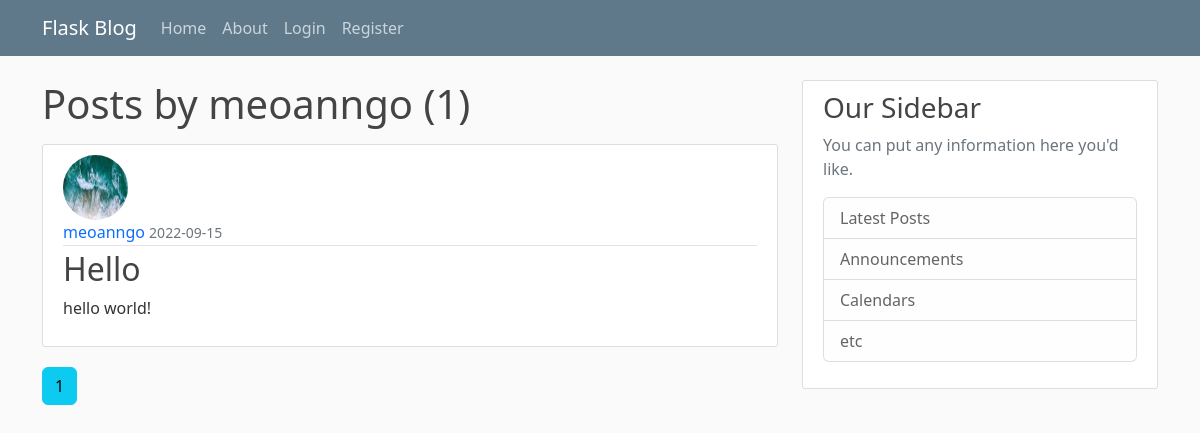
The page /user/meoanngo on the database as committed earlier.
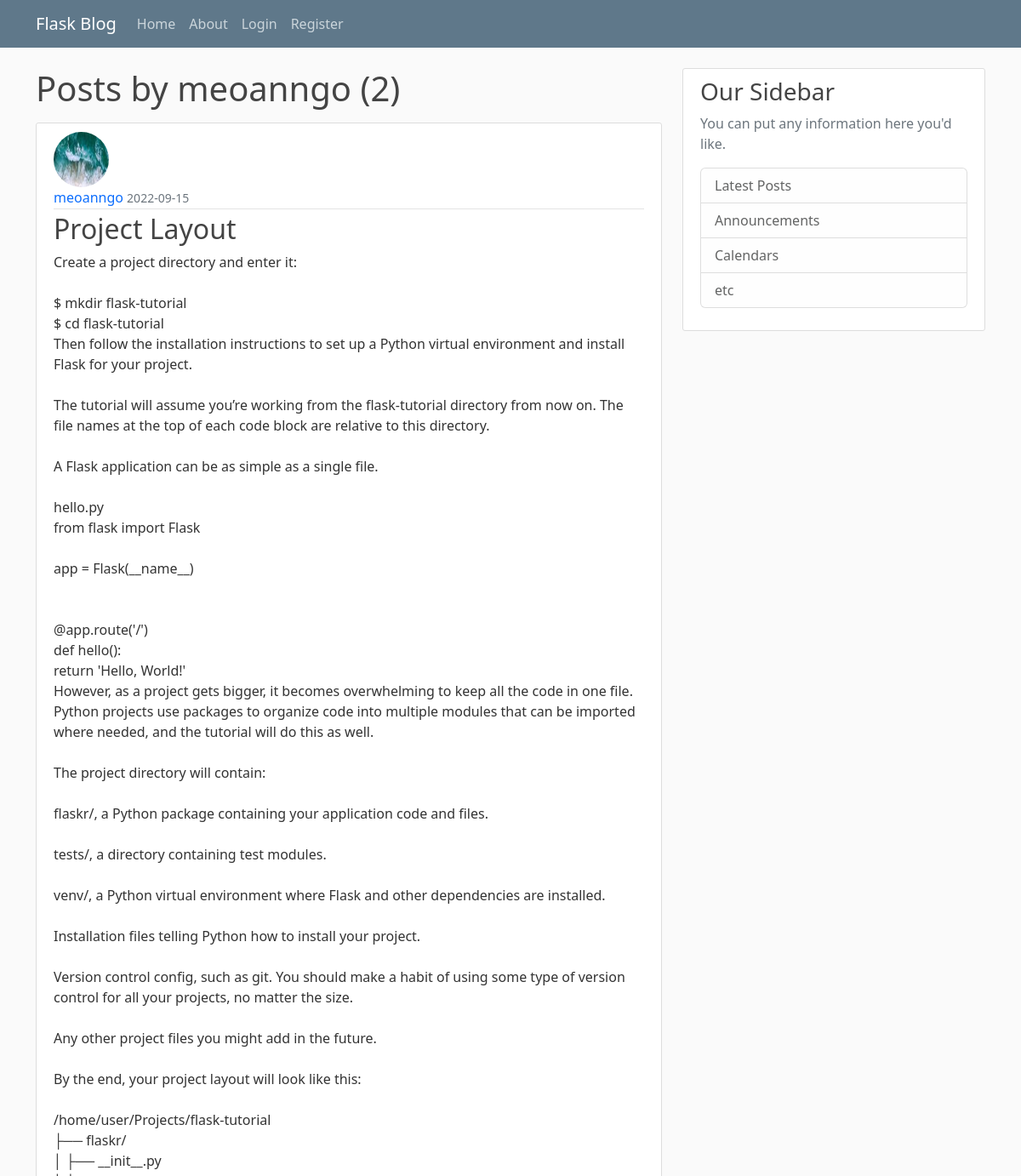
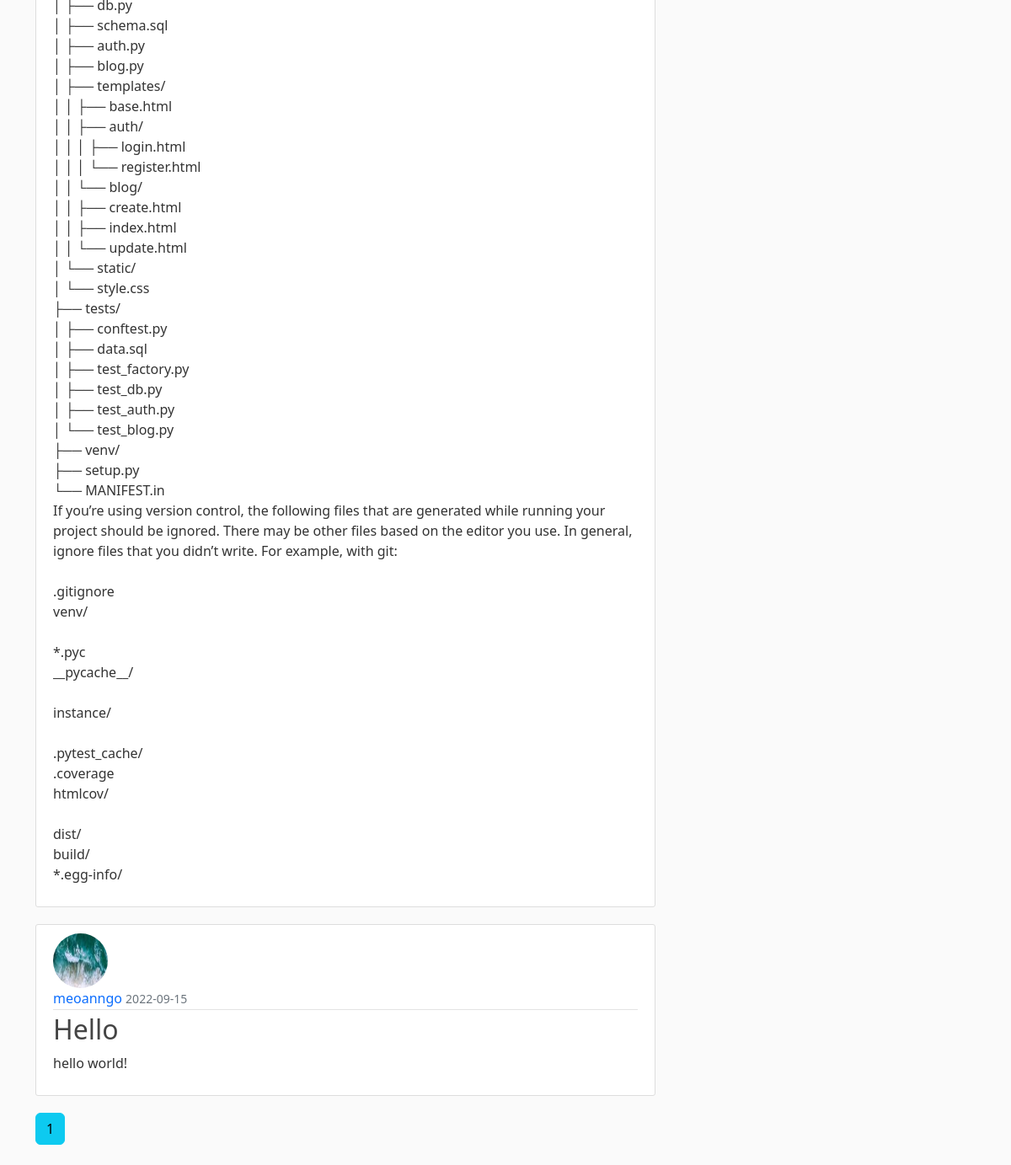
The same page on the database as committed later (2 pictures, top to bottom).
### flaskblog/models.py (models this page shows, shortened)
class User(db.Model, UserMixin):
    id = db.Column(db.Integer, primary_key=True)
    username = db.Column(db.String(20), unique=True, nullable=False)
    email = db.Column(db.String(120), unique=True, nullable=False)
    image_file = db.Column(db.String(20), nullable=False, default="default.jpg")
    password = db.Column(db.String(60), nullable=False)
    posts = db.relationship('Post', backref='author', lazy=True)

class Post(db.Model):
    id = db.Column(db.Integer, primary_key=True)
    title = db.Column(db.String(100), nullable=False)
    date_posted = db.Column(db.DateTime, nullable=False, default=datetime.utcnow)
    content = db.Column(db.Text, nullable=False)
    user_id = db.Column(db.Integer, db.ForeignKey('user.id'), nullable=False)

### flaskblog/routes.py (the view)
@app.route("/user/<string:username>")
def user_posts(username):
    page = request.args.get('page', 1, type=int)
    user = User.query.filter_by(username=username).first_or_404()
    posts = Post.query.filter_by(author=user)\
        .order_by(Post.date_posted.desc())\
        .paginate(page=page, per_page=5)
    return render_template('user_posts.html', posts=posts, user=user)

### flaskblog/templates/user_posts.html
{% extends "layout.html" %}
{% block content %}
    <h1 class="mb-3">Posts by {{ user.username }} ({{ posts.total }})</h1>
    {% for post in posts.items %}
        <article class="media content-section">
          <img class="rounded-circle article-img" src="{{ url_for('static', filename='profile_pics/' + post.author.image_file) }}">
          <div class="media-body">
            <div class="article-metadata">
              <a class="mr-2" href="{{ url_for('user_posts', username=post.author.username) }}">{{ post.author.username }}</a>
              <small class="text-muted">{{ post.date_posted.strftime('%Y-%m-%d') }}</small>
            </div>
            <h2><a class="article-title" href="{{ url_for('post', post_id=post.id) }}">{{ post.title }}</a></h2>
            <p class="article-content">{{ post.content }}</p>
          </div>
        </article>
    {% endfor %}
    {% for page_num in posts.iter_pages(left_edge=1, right_edge=1, left_current=1, right_current=2) %}
      {% if page_num %}
        {% if posts.page == page_num %}
          <a class="btn btn-info mb-4" href="{{ url_for('user_posts', username=user.username, page=page_num) }}">{{ page_num }}</a>
        {% else %}
          <a class="btn btn-outline-info mb-4" href="{{ url_for('user_posts', username=user.username, page=page_num) }}">{{ page_num }}</a>
        {% endif %}
      {% else %}
        ...
      {% endif %}
    {% endfor %}
{% endblock content %}

### flaskblog/templates/layout.html (shortened to what this page needs)
<!DOCTYPE html>
<html>
<head>
  <link href="https://cdn.jsdelivr.net/npm/bootstrap@5.2.0/dist/css/bootstrap.min.css" rel="stylesheet"
>
  <link rel="stylesheet" type="text/css" href="{{ url_for('static', filename='main.css') }}">
</head>
<body>
  <header class="site-header">
    <nav class="navbar navbar-expand-md navbar-dark bg-steel fixed-top ">
      <div class="container">
        <a class="navbar-brand mr-4" href="/">Flask Blog</a>
        <div class="collapse navbar-collapse d-flex" id="navbarToggle">
          <div class="navbar-nav mr-auto">
            <a class="nav-item nav-link" href="/">Home</a>
            <a class="nav-item nav-link" href="/about">About</a>
          </div>
          <div class="navbar-nav">
             {% if current_user.is_authenticated %}
                <a class="nav-item nav-link" href="{{ url_for('new_post') }}">New Post</a>
                <a class="nav-item nav-link" href="{{ url_for('account') }}">Account</a>
                <a class="nav-item nav-link" href="{{ url_for('logout') }}">Logout</a>
              {% else %}
                <a class="nav-item nav-link" href="/login">Login</a>
                <a class="nav-item nav-link" href="/register">Register</a>
             {% endif %}
          </div>
        </div>
      </div>
    </nav>
  </header>
  <main role="main" class="container">
    <div class="row">
      <div class="col-md-8">
        {% block content %} {% endblock %}
      </div>
      <div class="col-md-4">
        <div class="content-section">
          <h3>Our Sidebar</h3>
          <p class='text-muted'>You can put any information here you'd like.
          <ul class="list-group">
            <li class="list-group-item list-group-item-light">Latest Posts</li>
            <li class="list-group-item list-group-item-light">Announcements</li>
            <li class="list-group-item list-group-item-light">Calendars</li>
            <li class="list-group-item list-group-item-light">etc</li>
          </ul>
          </p>
        </div>
      </div>
    </div>
  </main>
</body>
</html>

### flaskblog/static/main.css (style rules this page uses)
body { background: #fafafa; color: #333333; margin-top: 5rem; }
h1, h2, h3, h4, h5, h6 { color: #444444; }
.bg-steel { background-color: #5f788a; }
.site-header .navbar-nav .nav-link { color: #cbd5db; }
.content-section { background: #ffffff; padding: 10px 20px; border: 1px solid #dddddd; border-radius: 3px; margin-bottom: 20px; }
.article-title { color: #444444; }
a { text-decoration: none; }
.article-content { white-space: pre-line; }
.article-img { height: 65px; width: 65px; margin-right: 16px; }
.article-metadata { padding-bottom: 1px; margin-bottom: 4px; border-bottom: 1px solid #e3e3e3 }

Rows that differ between the two databases and show on the page:
added Post: image_file (picture), author.username "meoanngo", date_posted "2022-09-15", title "Project Layout", content "Create a project directory and enter it: $ mkdir flask-tutorial $ cd flask-tutorial Then follow the installation instructions to set up a Python virtual environment and install Flask for your project. The tutorial will assume you’re working from the flask-tutorial directory from now on. The file names at the top of each code block are relative to this directory. A Flask application can be as simple as a single file. hello.py from flask import Flask app = Flask(__name__) @app.route('/') def hello(): return 'Hello, World!' However, as a project gets bigger, it becomes overwhelming to keep all the code in one file. Python projects use packages to organize code into multiple modules that can be…"
Other text that changed with them:
{{ posts.total }}: "1" → "2"
